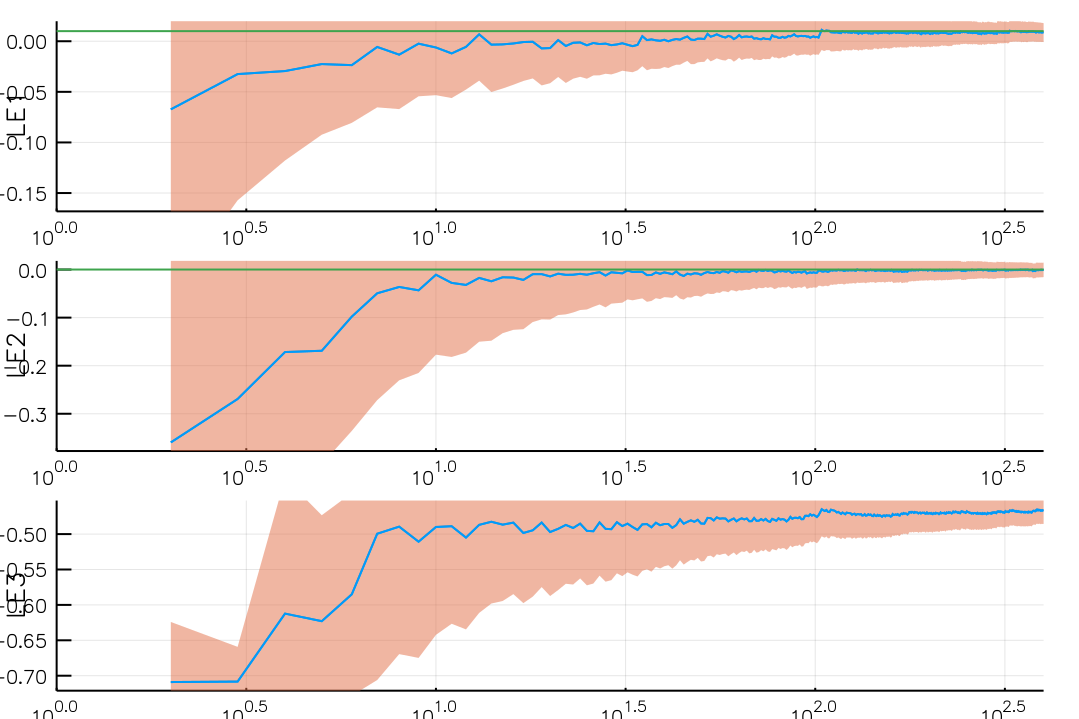

Reproduce this figure in Julia.
using LyapunovExponents
using Plots
demo = solve!(LyapunovExponents.beer_95(); progress=1)
plt = plot(demo)
